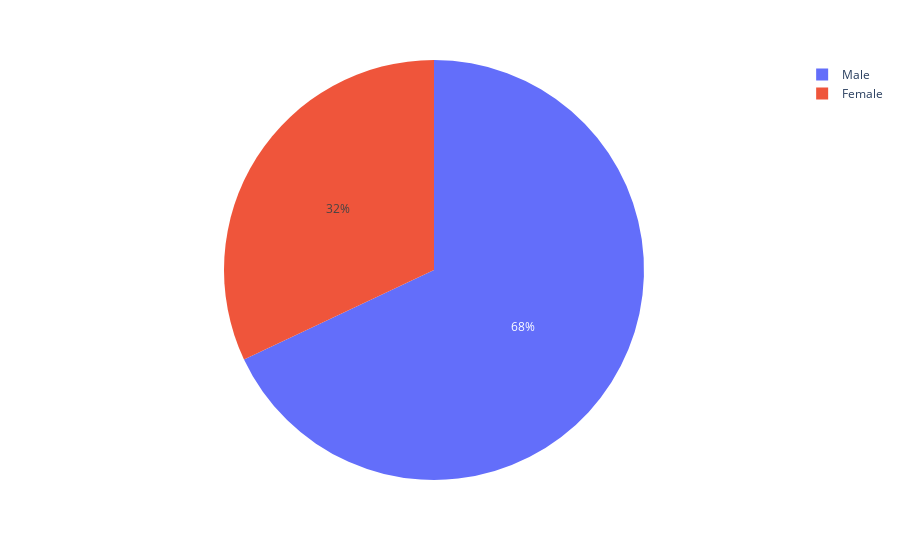

The code cell stored with this chart in its notebook:
### Markdown cell above
#  What is the the most gender have ocuuuped orders

### Code cell
px.pie(data_frame=df,names='Gender')

### Figure 1 — Plotly figure (JSON) as saved in the notebook; plotly's stock layout.template omitted (floating-point values rounded to 4 significant figures; data arrays with more than 128 entries replaced by an {"elided": "..."} marker saying what was removed)
{"data": [{"domain": {"x": [0, 1], "y": [0, 1]}, "hovertemplate": "Gender=%{label}<extra></extra>", "labels": {"elided": "3900 str values"}, "legendgroup": "", "name": "", "showlegend": true, "type": "pie"}], "layout": {"autosize": true, "legend": {"tracegroupgap": 0}, "margin": {"t": 60}}}
